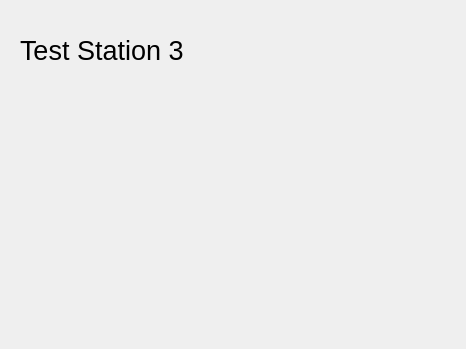
<?xml version="1.0" encoding="UTF-8"?>
<ui version="4.0">
 <class>Form</class>
 <widget class="QWidget" name="Form">
  <property name="geometry">
   <rect>
    <x>0</x>
    <y>0</y>
    <width>466</width>
    <height>349</height>
   </rect>
  </property>
  <property name="windowTitle">
   <string>Form</string>
  </property>
  <widget class="QLabel" name="label">
   <property name="geometry">
    <rect>
     <x>20</x>
     <y>30</y>
     <width>201</width>
     <height>41</height>
    </rect>
   </property>
   <property name="font">
    <font>
     <pointsize>20</pointsize>
    </font>
   </property>
   <property name="text">
    <string>Test Station 3</string>
   </property>
  </widget>
 </widget>
 <resources/>
 <connections/>
</ui>
